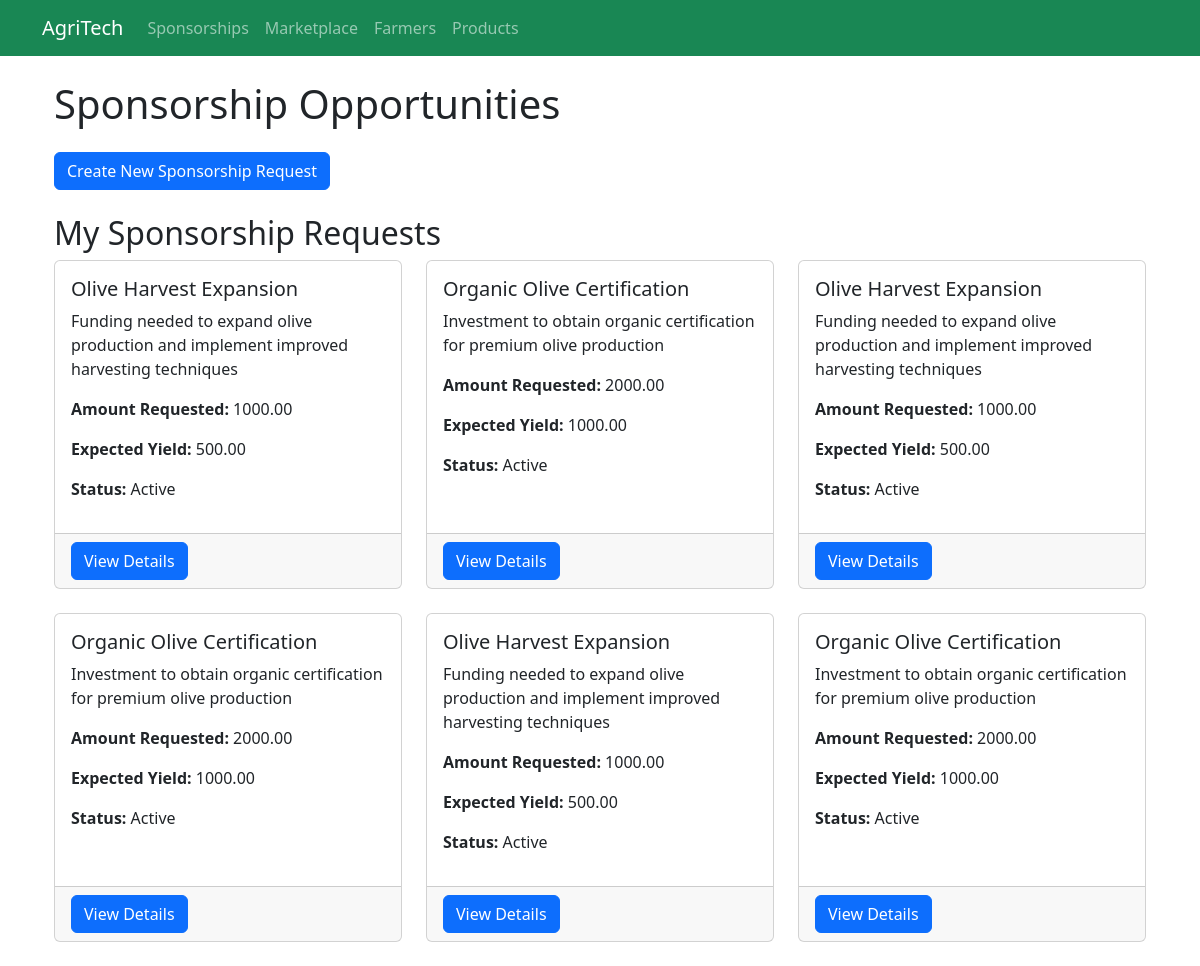
The page /marketplace/sponsorships/ (signed in) on the database its author committed.
### marketplace/models.py (models this page shows, shortened)
class Sponsorship(models.Model):
    STATUS_CHOICES = (
        ('pending', 'Pending'),
        ('active', 'Active'),
        ('completed', 'Completed'),
        ('cancelled', 'Cancelled'),
    )
    farmer = models.ForeignKey('Farmer', on_delete=models.CASCADE, related_name='sponsorships')
    sponsor = models.ForeignKey(User, on_delete=models.CASCADE, related_name='sponsored_projects', null=True, blank=True)
    title = models.CharField(max_length=200)
    description = models.TextField()
    amount_requested = models.DecimalField(max_digits=10, decimal_places=2)
    expected_yield = models.DecimalField(max_digits=10, decimal_places=2)
    expected_completion_date = models.DateField()
    created_at = models.DateTimeField(auto_now_add=True)
    status = models.CharField(max_length=20, choices=STATUS_CHOICES, default='pending')

### marketplace/views.py (the view, shortened to what this page needs)
# urls.py: path('sponsorships/', views.sponsorship_list, name='sponsorship_list'),
def sponsorship_list(request):
    user = request.user
    if hasattr(user, 'farmer_profile'):
        sponsorships = Sponsorship.objects.filter(farmer=user.farmer_profile)
        context = {
            'sponsorships': sponsorships,
            'user_type': 'farmer'
        }
    else:
        sponsorships = Sponsorship.objects.filter(status='pending')
        context = {
            'sponsorships': sponsorships,
            'user_type': 'guest'
        }
    return render(request, 'marketplace/sponsorship_list.html', context)

### templates/marketplace/sponsorship_list.html (shortened to what this page needs)
{% extends "base.html" %}
{% block content %}
<div class="container mt-4">
    <h1 class="mb-4">Sponsorship Opportunities</h1>
    {% if user_type == 'farmer' %}
        <div class="mb-4">
            <a href="{% url 'create_sponsorship' %}" class="btn btn-primary">Create New Sponsorship Request</a>
        </div>
        <h2>My Sponsorship Requests</h2>
        {% if sponsorships %}
            <div class="row">
                {% for sponsorship in sponsorships %}
                    <div class="col-md-4 mb-4">
                        <div class="card h-100">
                            <div class="card-body">
                                <h5 class="card-title">{{ sponsorship.title }}</h5>
                                <p class="card-text">{{ sponsorship.description|truncatechars:100 }}</p>
                                <p><strong>Amount Requested:</strong> {{ sponsorship.amount_requested }}</p>
                                <p><strong>Expected Yield:</strong> {{ sponsorship.expected_yield }}</p>
                                <p><strong>Status:</strong> {{ sponsorship.get_status_display }}</p>
                            </div>
                            <div class="card-footer">
                                <a href="{% url 'sponsorship_detail' sponsorship.id %}" class="btn btn-primary">View Details</a>
                            </div>
                        </div>
                    </div>
                {% endfor %}
            </div>
        {% else %}
            <div class="alert alert-info">You haven't created any sponsorship requests yet.</div>
        {% endif %}
    {% endif %}
</div>
{% endblock %}

### rows shown on the page
Sponsorship: title "Olive Harvest Expansion", description "Funding needed to expand olive production and implement improved harvesting techniques", amount_requested "1000.00", expected_yield "500.00", status "Active"
Sponsorship: title "Organic Olive Certification", description "Investment to obtain organic certification for premium olive production", amount_requested "2000.00", expected_yield "1000.00", status "Active"
Sponsorship: title "Olive Harvest Expansion", description "Funding needed to expand olive production and implement improved harvesting techniques", amount_requested "1000.00", expected_yield "500.00", status "Active"
Sponsorship: title "Organic Olive Certification", description "Investment to obtain organic certification for premium olive production", amount_requested "2000.00", expected_yield "1000.00", status "Active"
Sponsorship: title "Olive Harvest Expansion", description "Funding needed to expand olive production and implement improved harvesting techniques", amount_requested "1000.00", expected_yield "500.00", status "Active"
Sponsorship: title "Organic Olive Certification", description "Investment to obtain organic certification for premium olive production", amount_requested "2000.00", expected_yield "1000.00", status "Active"
